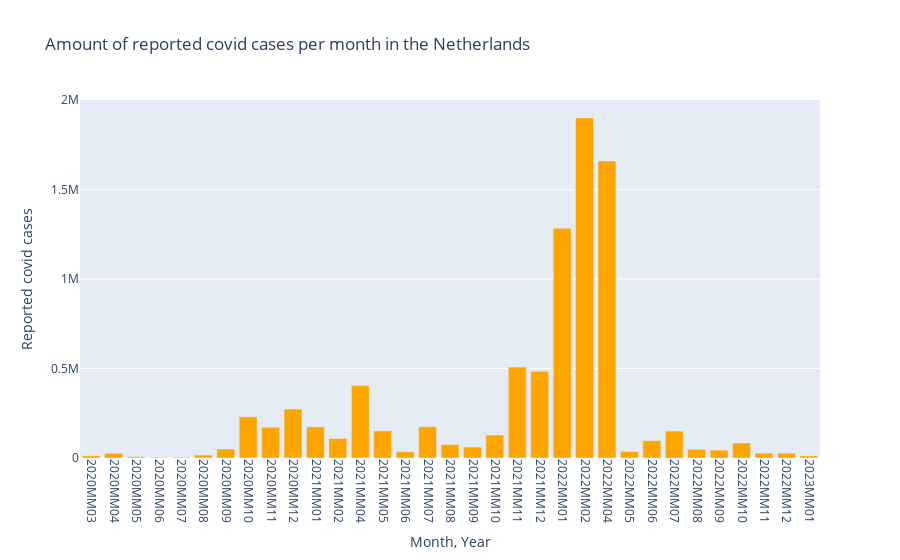

The notebook cell saved with this chart:
### Code cell
covidfile_path = 'COVID_19_aantallen_gemeente_cumulatief.csv'

coviddata = pd.read_csv(covidfile_path, delimiter=';')

end_of_months = '2020-03-31|2020-04-30|2020-05-31|2020-06-30|2020-07-31|2020-08-31|2020-09-30|2020-10-31|2020-11-30|2020-12-31|2021-01-31|2021-02-28|\
                 2021-03-31|2021-04-30|2021-05-31|2021-06-30|2021-07-31|2021-08-31|2021-09-30|2021-10-31|2021-11-30|2021-12-31|2022-01-31|2022-02-28|\
                 2022-03-31|2022-04-30|2022-05-31|2022-06-30|2022-07-31|2022-08-31|2022-09-30|2022-10-31|2022-11-30|2022-12-31|2023-01-31|2023-02-28|\
                 2023-03-31|2023-04-30|2023-05-31|2023-06-30|2023-07-31|2023-08-31'

coviddf = coviddata[coviddata['Date_of_publication'].str.contains(end_of_months)==True]

coviddf = coviddf.drop(['Version', 'Date_of_report', 'Municipality_code',
       'Municipality_name', 'Hospital_admission',
       'Deceased'], axis=1)

coviddf = coviddf.reset_index()

for i in range(len(coviddf)):
    date_list = coviddf['Date_of_publication'][i].rstrip('10:00:00').split('-')
    new_date = date_list[0] + 'MM' + date_list[1]
    coviddf.loc[i, 'Date_of_publication'] = new_date

sum = 0
date = coviddf['Date_of_publication'][0]
cumulative_per_date = {}
cumulative = 0
sum_last_month = 0

for i in range(len(coviddf)):
    if coviddf['Date_of_publication'][i] == date:
        sum += coviddf['Total_reported'][i]
    else:
        sum -= cumulative
        cumulative += sum
        cumulative_per_date.update({date: sum})
        date = coviddf['Date_of_publication'][i]
        last_sum = sum
        sum = 0

fig3 = px.bar(x= cumulative_per_date.keys(),
              y = cumulative_per_date.values(),
              title = 'Amount of reported covid cases per month in the Netherlands',
              color_discrete_sequence =['orange']*len(cumulative_per_date),
            #   opacity = 0.5
            )
fig3.update_xaxes(tickangle=90, title = 'Month, Year')
fig3.update_yaxes(title = 'Reported covid cases')
# fig3.update_layout(autosize = False, width = 800, height = 600)

fig3.show()

### Figure 1 — Plotly figure (JSON) as saved in the notebook; plotly's stock layout.template omitted (floating-point values rounded to 4 significant figures)
{"data": [{"alignmentgroup": "True", "hovertemplate": "x=%{x}<br>y=%{y}<extra></extra>", "legendgroup": "", "marker": {"color": "orange", "pattern": {"shape": ""}}, "name": "", "offsetgroup": "", "orientation": "v", "showlegend": false, "textposition": "auto", "type": "bar", "x": ["2020MM03", "2020MM04", "2020MM05", "2020MM06", "2020MM07", "2020MM08", "2020MM09", "2020MM10", "2020MM11", "2020MM12", "2021MM01", "2021MM02", "2021MM04", "2021MM05", "2021MM06", "2021MM07", "2021MM08", "2021MM09", "2021MM10", "2021MM11", "2021MM12", "2022MM01", "2022MM02", "2022MM04", "2022MM05", "2022MM06", "2022MM07", "2022MM08", "2022MM09", "2022MM10", "2022MM11", "2022MM12", "2023MM01"], "xaxis": "x", "y": [12595, 26716, 7126, 3831, 4028, 16365, 50166, 230293, 172255, 273309, 174021, 109045, 404434, 151799, 35218, 174793, 74554, 61284, 127962, 507820, 485064, 1283474, 1900270, 1658867, 36617, 96703, 150459, 49197, 44050, 83983, 26957, 26974, 12103], "yaxis": "y"}], "layout": {"barmode": "relative", "legend": {"tracegroupgap": 0}, "title": {"text": "Amount of reported covid cases per month in the Netherlands"}, "xaxis": {"anchor": "y", "domain": [0, 1], "tickangle": 90, "title": {"text": "Month, Year"}}, "yaxis": {"anchor": "x", "domain": [0, 1], "title": {"text": "Reported covid cases"}}}}
